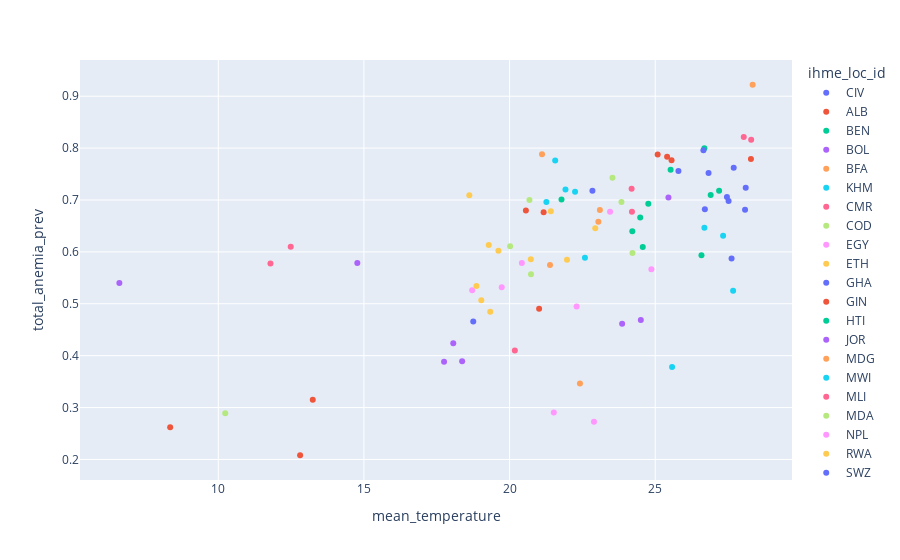

Here is the notebook cell this chart was saved with:
### Code cell
px.scatter(agg_df, x='mean_temperature', y='total_anemia_prev', color='ihme_loc_id')

### Figure 1 — Plotly figure (JSON) as saved in the notebook; plotly's stock layout.template omitted (floating-point values rounded to 4 significant figures)
{"data": [{"hovertemplate": "ihme_loc_id=CIV<br>mean_temperature=%{x}<br>total_anemia_prev=%{y}<extra></extra>", "legendgroup": "CIV", "marker": {"color": "#636efa", "symbol": "circle"}, "mode": "markers", "name": "CIV", "orientation": "v", "showlegend": true, "type": "scatter", "x": [25.8], "xaxis": "x", "y": [0.7558], "yaxis": "y"}, {"hovertemplate": "ihme_loc_id=ALB<br>mean_temperature=%{x}<br>total_anemia_prev=%{y}<extra></extra>", "legendgroup": "ALB", "marker": {"color": "#EF553B", "symbol": "circle"}, "mode": "markers", "name": "ALB", "orientation": "v", "showlegend": true, "type": "scatter", "x": [12.81, 13.24], "xaxis": "x", "y": [0.2081, 0.315], "yaxis": "y"}, {"hovertemplate": "ihme_loc_id=BEN<br>mean_temperature=%{x}<br>total_anemia_prev=%{y}<extra></extra>", "legendgroup": "BEN", "marker": {"color": "#00cc96", "symbol": "circle"}, "mode": "markers", "name": "BEN", "orientation": "v", "showlegend": true, "type": "scatter", "x": [26.69, 26.59, 27.19], "xaxis": "x", "y": [0.7996, 0.5935, 0.7176], "yaxis": "y"}, {"hovertemplate": "ihme_loc_id=BOL<br>mean_temperature=%{x}<br>total_anemia_prev=%{y}<extra></extra>", "legendgroup": "BOL", "marker": {"color": "#ab63fa", "symbol": "circle"}, "mode": "markers", "name": "BOL", "orientation": "v", "showlegend": true, "type": "scatter", "x": [14.77], "xaxis": "x", "y": [0.5787], "yaxis": "y"}, {"hovertemplate": "ihme_loc_id=BFA<br>mean_temperature=%{x}<br>total_anemia_prev=%{y}<extra></extra>", "legendgroup": "BFA", "marker": {"color": "#FFA15A", "symbol": "circle"}, "mode": "markers", "name": "BFA", "orientation": "v", "showlegend": true, "type": "scatter", "x": [28.34], "xaxis": "x", "y": [0.922], "yaxis": "y"}, {"hovertemplate": "ihme_loc_id=KHM<br>mean_temperature=%{x}<br>total_anemia_prev=%{y}<extra></extra>", "legendgroup": "KHM", "marker": {"color": "#19d3f3", "symbol": "circle"}, "mode": "markers", "name": "KHM", "orientation": "v", "showlegend": true, "type": "scatter", "x": [26.69, 27.33, 27.67], "xaxis": "x", "y": [0.6465, 0.6312, 0.5253], "yaxis": "y"}, {"hovertemplate": "ihme_loc_id=CMR<br>mean_temperature=%{x}<br>total_anemia_prev=%{y}<extra></extra>", "legendgroup": "CMR", "marker": {"color": "#FF6692", "symbol": "circle"}, "mode": "markers", "name": "CMR", "orientation": "v", "showlegend": true, "type": "scatter", "x": [24.19, 24.2], "xaxis": "x", "y": [0.7215, 0.6774], "yaxis": "y"}, {"hovertemplate": "ihme_loc_id=COD<br>mean_temperature=%{x}<br>total_anemia_prev=%{y}<extra></extra>", "legendgroup": "COD", "marker": {"color": "#B6E880", "symbol": "circle"}, "mode": "markers", "name": "COD", "orientation": "v", "showlegend": true, "type": "scatter", "x": [23.53], "xaxis": "x", "y": [0.7429], "yaxis": "y"}, {"hovertemplate": "ihme_loc_id=EGY<br>mean_temperature=%{x}<br>total_anemia_prev=%{y}<extra></extra>", "legendgroup": "EGY", "marker": {"color": "#FF97FF", "symbol": "circle"}, "mode": "markers", "name": "EGY", "orientation": "v", "showlegend": true, "type": "scatter", "x": [21.52, 22.3, 22.9], "xaxis": "x", "y": [0.2905, 0.4946, 0.2728], "yaxis": "y"}, {"hovertemplate": "ihme_loc_id=ETH<br>mean_temperature=%{x}<br>total_anemia_prev=%{y}<extra></extra>", "legendgroup": "ETH", "marker": {"color": "#FECB52", "symbol": "circle"}, "mode": "markers", "name": "ETH", "orientation": "v", "showlegend": true, "type": "scatter", "x": [19.62, 20.73, 21.42], "xaxis": "x", "y": [0.602, 0.5858, 0.6784], "yaxis": "y"}, {"hovertemplate": "ihme_loc_id=GHA<br>mean_temperature=%{x}<br>total_anemia_prev=%{y}<extra></extra>", "legendgroup": "GHA", "marker": {"color": "#636efa", "symbol": "circle"}, "mode": "markers", "name": "GHA", "orientation": "v", "showlegend": true, "type": "scatter", "x": [26.83, 26.65, 26.7], "xaxis": "x", "y": [0.7522, 0.7956, 0.6822], "yaxis": "y"}, {"hovertemplate": "ihme_loc_id=GIN<br>mean_temperature=%{x}<br>total_anemia_prev=%{y}<extra></extra>", "legendgroup": "GIN", "marker": {"color": "#EF553B", "symbol": "circle"}, "mode": "markers", "name": "GIN", "orientation": "v", "showlegend": true, "type": "scatter", "x": [25.41, 25.08, 25.56], "xaxis": "x", "y": [0.7833, 0.7877, 0.7767], "yaxis": "y"}, {"hovertemplate": "ihme_loc_id=HTI<br>mean_temperature=%{x}<br>total_anemia_prev=%{y}<extra></extra>", "legendgroup": "HTI", "marker": {"color": "#00cc96", "symbol": "circle"}, "mode": "markers", "name": "HTI", "orientation": "v", "showlegend": true, "type": "scatter", "x": [24.21, 24.57, 24.48, 24.76], "xaxis": "x", "y": [0.6397, 0.6093, 0.6663, 0.6925], "yaxis": "y"}, {"hovertemplate": "ihme_loc_id=JOR<br>mean_temperature=%{x}<br>total_anemia_prev=%{y}<extra></extra>", "legendgroup": "JOR", "marker": {"color": "#ab63fa", "symbol": "circle"}, "mode": "markers", "name": "JOR", "orientation": "v", "showlegend": true, "type": "scatter", "x": [17.75, 18.07, 18.37], "xaxis": "x", "y": [0.3881, 0.4239, 0.3893], "yaxis": "y"}, {"hovertemplate": "ihme_loc_id=MDG<br>mean_temperature=%{x}<br>total_anemia_prev=%{y}<extra></extra>", "legendgroup": "MDG", "marker": {"color": "#FFA15A", "symbol": "circle"}, "mode": "markers", "name": "MDG", "orientation": "v", "showlegend": true, "type": "scatter", "x": [21.11, 21.39], "xaxis": "x", "y": [0.7882, 0.5747], "yaxis": "y"}, {"hovertemplate": "ihme_loc_id=MWI<br>mean_temperature=%{x}<br>total_anemia_prev=%{y}<extra></extra>", "legendgroup": "MWI", "marker": {"color": "#19d3f3", "symbol": "circle"}, "mode": "markers", "name": "MWI", "orientation": "v", "showlegend": true, "type": "scatter", "x": [21.57, 21.92, 22.25, 21.26], "xaxis": "x", "y": [0.7762, 0.7203, 0.7159, 0.6962], "yaxis": "y"}, {"hovertemplate": "ihme_loc_id=MLI<br>mean_temperature=%{x}<br>total_anemia_prev=%{y}<extra></extra>", "legendgroup": "MLI", "marker": {"color": "#FF6692", "symbol": "circle"}, "mode": "markers", "name": "MLI", "orientation": "v", "showlegend": true, "type": "scatter", "x": [28.29, 28.04], "xaxis": "x", "y": [0.8161, 0.8211], "yaxis": "y"}, {"hovertemplate": "ihme_loc_id=MDA<br>mean_temperature=%{x}<br>total_anemia_prev=%{y}<extra></extra>", "legendgroup": "MDA", "marker": {"color": "#B6E880", "symbol": "circle"}, "mode": "markers", "name": "MDA", "orientation": "v", "showlegend": true, "type": "scatter", "x": [10.24], "xaxis": "x", "y": [0.2889], "yaxis": "y"}, {"hovertemplate": "ihme_loc_id=NPL<br>mean_temperature=%{x}<br>total_anemia_prev=%{y}<extra></extra>", "legendgroup": "NPL", "marker": {"color": "#FF97FF", "symbol": "circle"}, "mode": "markers", "name": "NPL", "orientation": "v", "showlegend": true, "type": "scatter", "x": [19.73, 18.72, 20.42], "xaxis": "x", "y": [0.532, 0.526, 0.5784], "yaxis": "y"}, {"hovertemplate": "ihme_loc_id=RWA<br>mean_temperature=%{x}<br>total_anemia_prev=%{y}<extra></extra>", "legendgroup": "RWA", "marker": {"color": "#FECB52", "symbol": "circle"}, "mode": "markers", "name": "RWA", "orientation": "v", "showlegend": true, "type": "scatter", "x": [19.29, 18.86, 19.03, 19.34], "xaxis": "x", "y": [0.6132, 0.5343, 0.5069, 0.4844], "yaxis": "y"}, {"hovertemplate": "ihme_loc_id=SWZ<br>mean_temperature=%{x}<br>total_anemia_prev=%{y}<extra></extra>", "legendgroup": "SWZ", "marker": {"color": "#636efa", "symbol": "circle"}, "mode": "markers", "name": "SWZ", "orientation": "v", "showlegend": true, "type": "scatter", "x": [18.75], "xaxis": "x", "y": [0.4657], "yaxis": "y"}, {"hovertemplate": "ihme_loc_id=ZWE<br>mean_temperature=%{x}<br>total_anemia_prev=%{y}<extra></extra>", "legendgroup": "ZWE", "marker": {"color": "#EF553B", "symbol": "circle"}, "mode": "markers", "name": "ZWE", "orientation": "v", "showlegend": true, "type": "scatter", "x": [21.17, 20.56, 21.01], "xaxis": "x", "y": [0.6765, 0.6798, 0.4902], "yaxis": "y"}, {"hovertemplate": "ihme_loc_id=SLE<br>mean_temperature=%{x}<br>total_anemia_prev=%{y}<extra></extra>", "legendgroup": "SLE", "marker": {"color": "#00cc96", "symbol": "circle"}, "mode": "markers", "name": "SLE", "orientation": "v", "showlegend": true, "type": "scatter", "x": [25.53], "xaxis": "x", "y": [0.7581], "yaxis": "y"}, {"hovertemplate": "ihme_loc_id=TLS<br>mean_temperature=%{x}<br>total_anemia_prev=%{y}<extra></extra>", "legendgroup": "TLS", "marker": {"color": "#ab63fa", "symbol": "circle"}, "mode": "markers", "name": "TLS", "orientation": "v", "showlegend": true, "type": "scatter", "x": [23.86, 24.51], "xaxis": "x", "y": [0.4617, 0.4687], "yaxis": "y"}, {"hovertemplate": "ihme_loc_id=TZA<br>mean_temperature=%{x}<br>total_anemia_prev=%{y}<extra></extra>", "legendgroup": "TZA", "marker": {"color": "#FFA15A", "symbol": "circle"}, "mode": "markers", "name": "TZA", "orientation": "v", "showlegend": true, "type": "scatter", "x": [23.1, 23.05], "xaxis": "x", "y": [0.6805, 0.6579], "yaxis": "y"}, {"hovertemplate": "ihme_loc_id=GUY<br>mean_temperature=%{x}<br>total_anemia_prev=%{y}<extra></extra>", "legendgroup": "GUY", "marker": {"color": "#19d3f3", "symbol": "circle"}, "mode": "markers", "name": "GUY", "orientation": "v", "showlegend": true, "type": "scatter", "x": [25.58], "xaxis": "x", "y": [0.3784], "yaxis": "y"}, {"hovertemplate": "ihme_loc_id=LSO<br>mean_temperature=%{x}<br>total_anemia_prev=%{y}<extra></extra>", "legendgroup": "LSO", "marker": {"color": "#FF6692", "symbol": "circle"}, "mode": "markers", "name": "LSO", "orientation": "v", "showlegend": true, "type": "scatter", "x": [11.79, 12.49], "xaxis": "x", "y": [0.5774, 0.6099], "yaxis": "y"}, {"hovertemplate": "ihme_loc_id=BDI<br>mean_temperature=%{x}<br>total_anemia_prev=%{y}<extra></extra>", "legendgroup": "BDI", "marker": {"color": "#B6E880", "symbol": "circle"}, "mode": "markers", "name": "BDI", "orientation": "v", "showlegend": true, "type": "scatter", "x": [20.74, 20.02, 20.68], "xaxis": "x", "y": [0.5571, 0.6108, 0.7001], "yaxis": "y"}, {"hovertemplate": "ihme_loc_id=MOZ<br>mean_temperature=%{x}<br>total_anemia_prev=%{y}<extra></extra>", "legendgroup": "MOZ", "marker": {"color": "#FF97FF", "symbol": "circle"}, "mode": "markers", "name": "MOZ", "orientation": "v", "showlegend": true, "type": "scatter", "x": [23.45], "xaxis": "x", "y": [0.6773], "yaxis": "y"}, {"hovertemplate": "ihme_loc_id=UGA<br>mean_temperature=%{x}<br>total_anemia_prev=%{y}<extra></extra>", "legendgroup": "UGA", "marker": {"color": "#FECB52", "symbol": "circle"}, "mode": "markers", "name": "UGA", "orientation": "v", "showlegend": true, "type": "scatter", "x": [21.97, 22.94], "xaxis": "x", "y": [0.585, 0.6454], "yaxis": "y"}, {"hovertemplate": "ihme_loc_id=SEN<br>mean_temperature=%{x}<br>total_anemia_prev=%{y}<extra></extra>", "legendgroup": "SEN", "marker": {"color": "#636efa", "symbol": "circle"}, "mode": "markers", "name": "SEN", "orientation": "v", "showlegend": true, "type": "scatter", "x": [27.69, 27.46, 27.62, 27.52, 28.08, 28.11], "xaxis": "x", "y": [0.762, 0.7059, 0.5874, 0.6981, 0.6809, 0.7234], "yaxis": "y"}, {"hovertemplate": "ihme_loc_id=NER<br>mean_temperature=%{x}<br>total_anemia_prev=%{y}<extra></extra>", "legendgroup": "NER", "marker": {"color": "#EF553B", "symbol": "circle"}, "mode": "markers", "name": "NER", "orientation": "v", "showlegend": true, "type": "scatter", "x": [28.29], "xaxis": "x", "y": [0.7792], "yaxis": "y"}, {"hovertemplate": "ihme_loc_id=TGO<br>mean_temperature=%{x}<br>total_anemia_prev=%{y}<extra></extra>", "legendgroup": "TGO", "marker": {"color": "#00cc96", "symbol": "circle"}, "mode": "markers", "name": "TGO", "orientation": "v", "showlegend": true, "type": "scatter", "x": [26.9], "xaxis": "x", "y": [0.7098], "yaxis": "y"}, {"hovertemplate": "ihme_loc_id=KGZ<br>mean_temperature=%{x}<br>total_anemia_prev=%{y}<extra></extra>", "legendgroup": "KGZ", "marker": {"color": "#ab63fa", "symbol": "circle"}, "mode": "markers", "name": "KGZ", "orientation": "v", "showlegend": true, "type": "scatter", "x": [6.605], "xaxis": "x", "y": [0.54], "yaxis": "y"}, {"hovertemplate": "ihme_loc_id=HND<br>mean_temperature=%{x}<br>total_anemia_prev=%{y}<extra></extra>", "legendgroup": "HND", "marker": {"color": "#FFA15A", "symbol": "circle"}, "mode": "markers", "name": "HND", "orientation": "v", "showlegend": true, "type": "scatter", "x": [22.42], "xaxis": "x", "y": [0.3464], "yaxis": "y"}, {"hovertemplate": "ihme_loc_id=NAM<br>mean_temperature=%{x}<br>total_anemia_prev=%{y}<extra></extra>", "legendgroup": "NAM", "marker": {"color": "#19d3f3", "symbol": "circle"}, "mode": "markers", "name": "NAM", "orientation": "v", "showlegend": true, "type": "scatter", "x": [22.59], "xaxis": "x", "y": [0.5888], "yaxis": "y"}, {"hovertemplate": "ihme_loc_id=GTM<br>mean_temperature=%{x}<br>total_anemia_prev=%{y}<extra></extra>", "legendgroup": "GTM", "marker": {"color": "#FF6692", "symbol": "circle"}, "mode": "markers", "name": "GTM", "orientation": "v", "showlegend": true, "type": "scatter", "x": [20.18], "xaxis": "x", "y": [0.4098], "yaxis": "y"}, {"hovertemplate": "ihme_loc_id=IND<br>mean_temperature=%{x}<br>total_anemia_prev=%{y}<extra></extra>", "legendgroup": "IND", "marker": {"color": "#B6E880", "symbol": "circle"}, "mode": "markers", "name": "IND", "orientation": "v", "showlegend": true, "type": "scatter", "x": [24.22, 23.84], "xaxis": "x", "y": [0.5979, 0.6963], "yaxis": "y"}, {"hovertemplate": "ihme_loc_id=MMR<br>mean_temperature=%{x}<br>total_anemia_prev=%{y}<extra></extra>", "legendgroup": "MMR", "marker": {"color": "#FF97FF", "symbol": "circle"}, "mode": "markers", "name": "MMR", "orientation": "v", "showlegend": true, "type": "scatter", "x": [24.87], "xaxis": "x", "y": [0.5663], "yaxis": "y"}, {"hovertemplate": "ihme_loc_id=ZAF<br>mean_temperature=%{x}<br>total_anemia_prev=%{y}<extra></extra>", "legendgroup": "ZAF", "marker": {"color": "#FECB52", "symbol": "circle"}, "mode": "markers", "name": "ZAF", "orientation": "v", "showlegend": true, "type": "scatter", "x": [18.62], "xaxis": "x", "y": [0.709], "yaxis": "y"}, {"hovertemplate": "ihme_loc_id=AGO<br>mean_temperature=%{x}<br>total_anemia_prev=%{y}<extra></extra>", "legendgroup": "AGO", "marker": {"color": "#636efa", "symbol": "circle"}, "mode": "markers", "name": "AGO", "orientation": "v", "showlegend": true, "type": "scatter", "x": [22.84], "xaxis": "x", "y": [0.7177], "yaxis": "y"}, {"hovertemplate": "ihme_loc_id=ARM<br>mean_temperature=%{x}<br>total_anemia_prev=%{y}<extra></extra>", "legendgroup": "ARM", "marker": {"color": "#EF553B", "symbol": "circle"}, "mode": "markers", "name": "ARM", "orientation": "v", "showlegend": true, "type": "scatter", "x": [8.349], "xaxis": "x", "y": [0.2619], "yaxis": "y"}, {"hovertemplate": "ihme_loc_id=ZMB<br>mean_temperature=%{x}<br>total_anemia_prev=%{y}<extra></extra>", "legendgroup": "ZMB", "marker": {"color": "#00cc96", "symbol": "circle"}, "mode": "markers", "name": "ZMB", "orientation": "v", "showlegend": true, "type": "scatter", "x": [21.78], "xaxis": "x", "y": [0.701], "yaxis": "y"}, {"hovertemplate": "ihme_loc_id=LBR<br>mean_temperature=%{x}<br>total_anemia_prev=%{y}<extra></extra>", "legendgroup": "LBR", "marker": {"color": "#ab63fa", "symbol": "circle"}, "mode": "markers", "name": "LBR", "orientation": "v", "showlegend": true, "type": "scatter", "x": [25.45], "xaxis": "x", "y": [0.7045], "yaxis": "y"}], "layout": {"legend": {"title": {"text": "ihme_loc_id"}, "tracegroupgap": 0}, "margin": {"t": 60}, "xaxis": {"anchor": "y", "domain": [0, 1], "title": {"text": "mean_temperature"}}, "yaxis": {"anchor": "x", "domain": [0, 1], "title": {"text": "total_anemia_prev"}}}}
